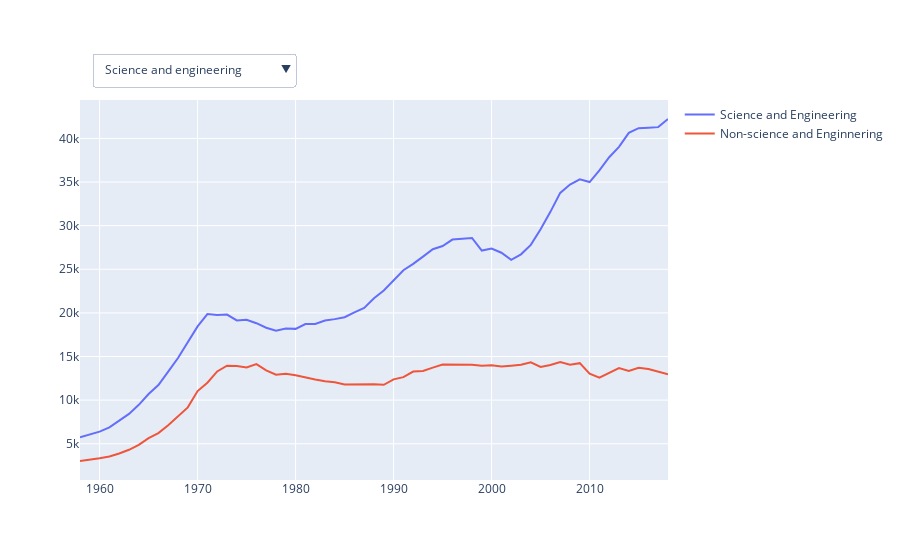

The notebook cell saved with this chart:
### Code cell
fig.update_layout(
    updatemenus=[
        dict(
            active=0,
            buttons=list([
                dict(
                    args=["visible", [True,False]],
                    label="Science and engineering",
                    method="restyle"
                ),
                dict(
                    args=["visible", [False,True]],
                    label="Non-science and engineering",
                    method="restyle"
                )
            ]),
            direction="down",
            pad={"r": 10, "t": 10},
            showactive=True,
            x=0.02,
            xanchor="left",
            y=1.15,
            yanchor="top"
        ),
    ]
)

### Figure 1 — Plotly figure (JSON) as saved in the notebook; plotly's stock layout.template omitted (floating-point values rounded to 4 significant figures)
{"data": [{"name": "Science and Engineering", "type": "scatter", "x": [2018, 2017, 2016, 2015, 2014, 2013, 2012, 2011, 2010, 2009, 2008, 2007, 2006, 2005, 2004, 2003, 2002, 2001, 2000, 1999, 1998, 1997, 1996, 1995, 1994, 1993, 1992, 1991, 1990, 1989, 1988, 1987, 1986, 1985, 1984, 1983, 1982, 1981, 1980, 1979, 1978, 1977, 1976, 1975, 1974, 1973, 1972, 1971, 1970, 1969, 1968, 1967, 1966, 1965, 1964, 1963, 1962, 1961, 1960, 1959, 1958], "y": [42227, 41294, 41234, 41178, 40633, 39031, 37846, 36332, 34997, 35313, 34717, 33758, 31584, 29578, 27794, 26713, 26088, 26896, 27378, 27147, 28592, 28486, 28405, 27663, 27304, 26449, 25616, 24894, 23689, 22565, 21675, 20558, 20064, 19504, 19285, 19117, 18736, 18713, 18169, 18213, 17952, 18298, 18821, 19210, 19137, 19808, 19752, 19869, 18458, 16574, 14824, 13274, 11732, 10706, 9462, 8422, 7612, 6872, 6388, 6043, 5751]}, {"name": "Non-science and Enginnering", "type": "scatter", "x": [2018, 2017, 2016, 2015, 2014, 2013, 2012, 2011, 2010, 2009, 2008, 2007, 2006, 2005, 2004, 2003, 2002, 2001, 2000, 1999, 1998, 1997, 1996, 1995, 1994, 1993, 1992, 1991, 1990, 1989, 1988, 1987, 1986, 1985, 1984, 1983, 1982, 1981, 1980, 1979, 1978, 1977, 1976, 1975, 1974, 1973, 1972, 1971, 1970, 1969, 1968, 1967, 1966, 1965, 1964, 1963, 1962, 1961, 1960, 1959, 1958], "y": [12968, 13265, 13564, 13711, 13356, 13672, 13097, 12578, 13031, 14239, 14059, 14374, 14036, 13807, 14328, 14049, 13943, 13848, 13991, 13953, 14044, 14053, 14032, 14084, 13730, 13351, 13270, 12636, 12376, 11760, 11822, 11807, 11833, 11791, 12049, 12163, 12372, 12642, 12850, 13025, 12923, 13418, 14125, 13742, 13910, 13947, 13289, 11998, 11040, 9169, 8113, 7129, 6217, 5634, 4863, 4306, 3888, 3541, 3345, 3170, 3022]}], "layout": {"updatemenus": [{"active": 0, "buttons": [{"args": ["visible", [true, false]], "label": "Science and engineering", "method": "restyle"}, {"args": ["visible", [false, true]], "label": "Non-science and engineering", "method": "restyle"}], "direction": "down", "pad": {"r": 10, "t": 10}, "showactive": true, "x": 0.02, "xanchor": "left", "y": 1.15, "yanchor": "top"}]}}
